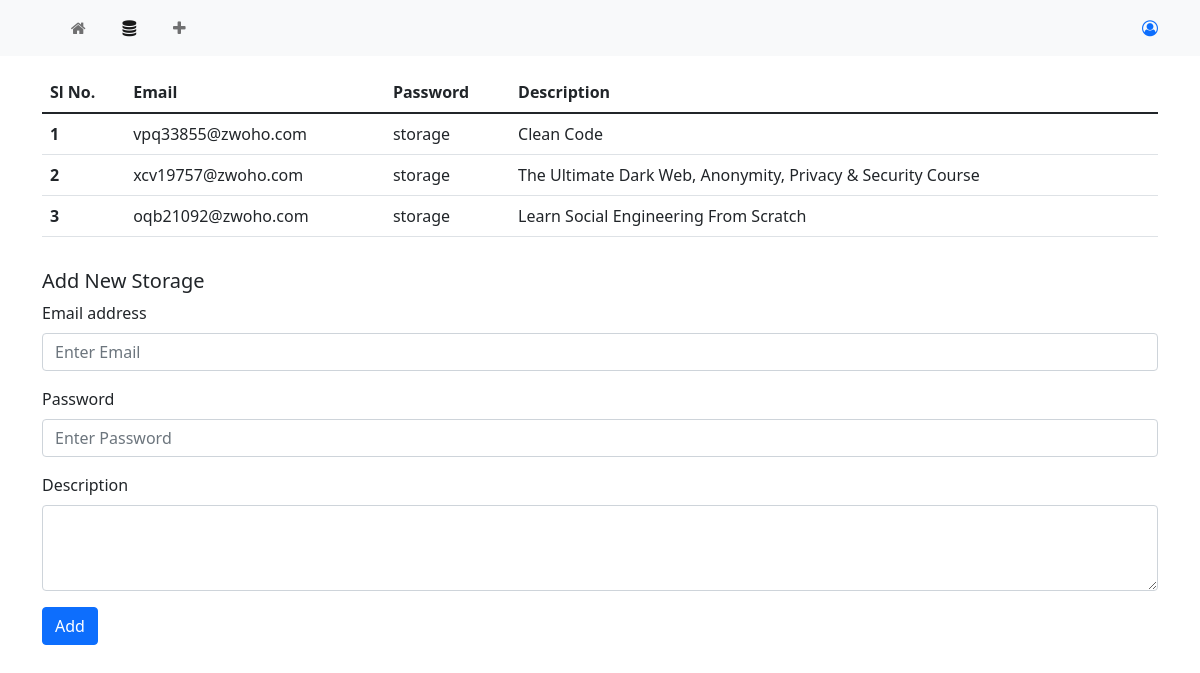
The app's page /course/storage, older data.
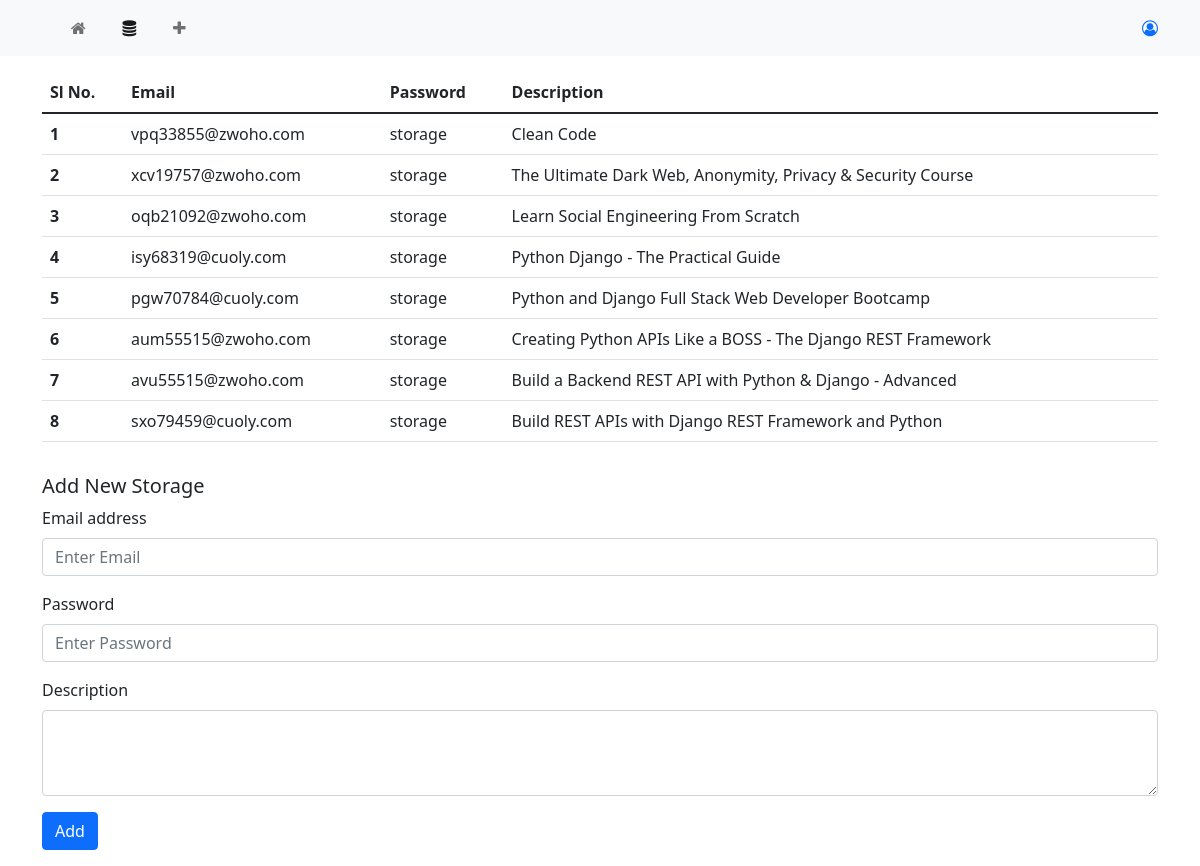
The same page, newer data.
### myapp/models.py (models this page shows, shortened)
class Storage(models.Model):
    email = models.EmailField()
    password = models.CharField(max_length=10)
    description = models.TextField(null=True, blank=True)

### myapp/views.py (the view)
# urls.py: path('storage', views.storage_list, name='storage-list-page'),
def storage_list(request):
    context = {
        'storages': Storage.objects.all()
    }
    return render(request, 'myapp/storage_list.html', context=context)

### myapp/templates/myapp/storage_list.html (shortened to what this page needs)
{% extends 'myapp/base.html' %}
{% block storage_active %} active {% endblock storage_active %}
{% block page_content %}
    <table class="table">
        <thead>
            <tr>
                <th scope="col">Sl No.</th>
                <th scope="col">Email</th>
                <th scope="col">Password</th>
                <th scope="col">Description</th>
            </tr>
        </thead>
        <tbody>
            {% for storage in storages %}
                <tr>
                    <th>{{forloop.counter}}</th>
                    <td class="copy-able" data-content="{{storage.email}}">{{storage.email}}</td>
                    <td class="copy-able" data-content="{{storage.password}}">{{storage.password}}</td>
                    <td class="copy-able" data-content="{{storage.description}}">{{storage.description}}</td>
                </tr>
            {% empty %}
                <p class="lead">No storage available</p>
            {% endfor %}
        </tbody>
    </table>
    <div id="add-storage" class="pt-3">
        <h1 class="lead">Add New Storage</h1>
        <form action="{% url 'storage-add-page' %}" method="POST">
            <div class="mb-3">
                <label for="email" class="form-label">Email address</label>
                <input type="email" class="form-control" id="email" name="email" placeholder="Enter Email" required>
            </div>
            <div class="mb-3">
                <label for="password" class="form-label">Password</label>
                <input type="text" class="form-control" id="password" name="password" placeholder="Enter Password" required>
            </div>
            <div class="mb-3">
                <label for="description" class="form-label">Description</label>
                <textarea class="form-control" id="description" name="description" rows="3" required></textarea>
            </div>
            <button type="submit" class="btn btn-primary">Add</button>
        </form>
    </div>
{% endblock page_content %}

Row changes from the older to the newer data that the page shows:
added Storage: email "isy68319@cuoly.com", password "storage", description "Python Django - The Practical Guide"
added Storage: email "pgw70784@cuoly.com", password "storage", description "Python and Django Full Stack Web Developer Bootcamp"
added Storage: email "aum55515@zwoho.com", password "storage", description "Creating Python APIs Like a BOSS - The Django REST Framework"
added Storage: email "avu55515@zwoho.com", password "storage", description "Build a Backend REST API with Python & Django - Advanced"
added Storage: email "sxo79459@cuoly.com", password "storage", description "Build REST APIs with Django REST Framework and Python"
